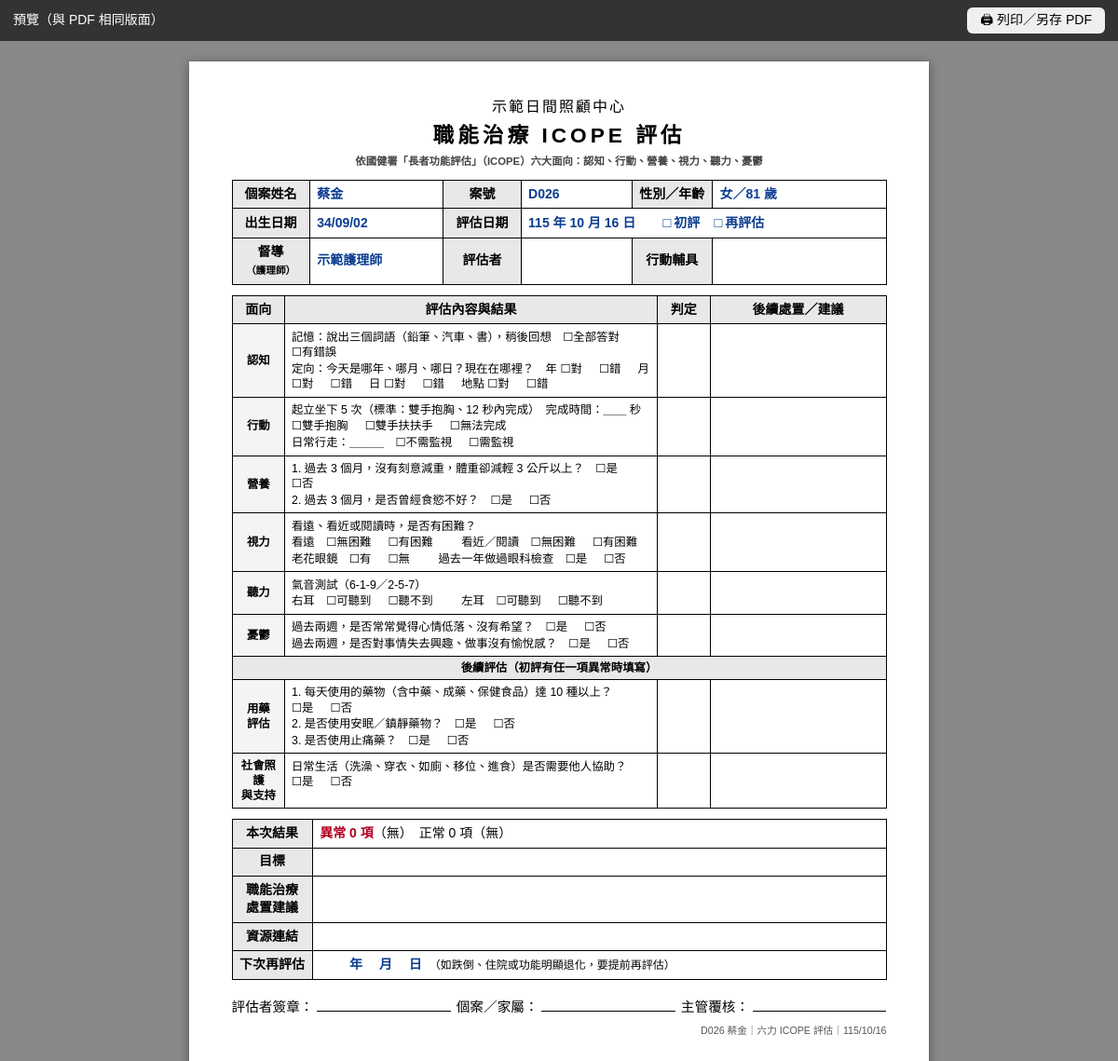
The page /print/a/38 (signed in) on the database as committed earlier.
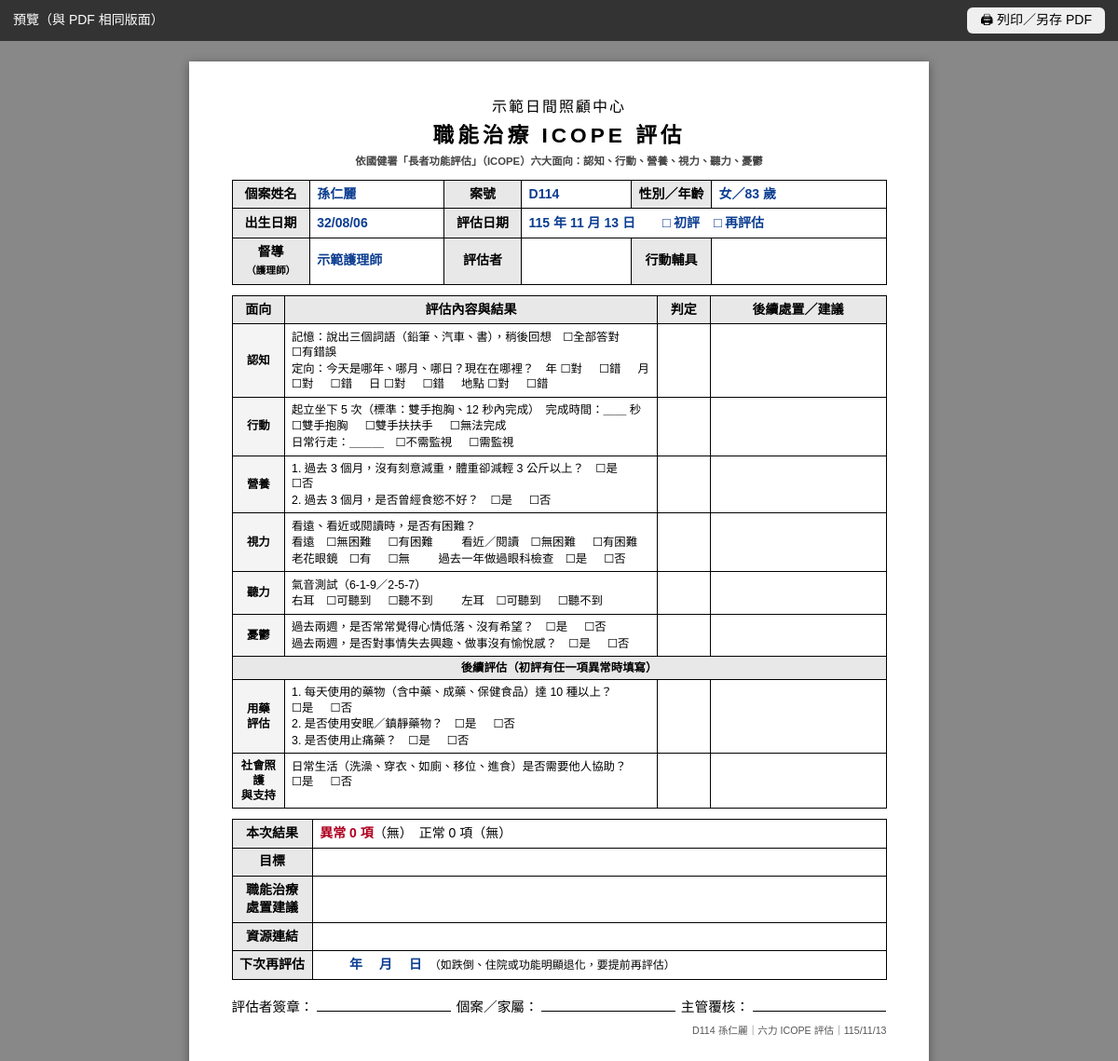
The same page on the database as committed later.
### tables this page shows
CREATE TABLE clients (id INTEGER PRIMARY KEY, case_no TEXT, name TEXT, gender TEXT, birth TEXT,
  services TEXT, supervisor TEXT, living TEXT, identity TEXT, phone TEXT, phone2 TEXT, address TEXT,
  diagnosis TEXT, status TEXT DEFAULT '在案', note TEXT, created TEXT, updated TEXT);

CREATE TABLE assessments (id INTEGER PRIMARY KEY, client_id INTEGER, type TEXT, date TEXT,
  assessor TEXT, kind TEXT, data TEXT, summary TEXT, note TEXT, next_due TEXT, keyed INTEGER DEFAULT 0,
  created TEXT, updated TEXT, source_id TEXT);

### app.py (the view)
@app.route("/print/a/<int:aid>")
@login_required
def print_assess(aid):
    a, c = _bundle(aid)
    return print_html("d61" if a["type"] == "D61" else "icope", a=a, c=c, aids=client_aids(c["id"]),
                      judge=S.icope_auto(a["data"]), screen=True)

### app.py (called while the page is built)
def db():
    if "db" not in g:
        g.db = sqlite3.connect(DB_PATH)
        g.db.row_factory = sqlite3.Row
        g.db.execute("PRAGMA foreign_keys=ON")
    return g.db

@app.teardown_appcontext
def _close(_):
    d = g.pop("db", None)
    if d is not None:
        d.close()

def setting(key):
    r = db().execute("SELECT value FROM settings WHERE key=?", (key,)).fetchone()
    return r["value"] if r else DEFAULT_SETTINGS.get(key, "")

def to_date(s):
    if not s:
        return None
    if isinstance(s, (date, datetime)):
        return s if isinstance(s, date) and not isinstance(s, datetime) else s.date()
    s = str(s).strip().replace(".", "/").replace("-", "/")
    parts = s.split("/")
    try:
        y, m, d = (int(p) for p in parts[:3])
    except ValueError:
        return None
    if y < 1000:
        y += 1911
    try:
        return date(y, m, d)
    except ValueError:
        return None

def roc(s, sep="/"):
    d = to_date(s)
    return f"{d.year - 1911}{sep}{d.month:02d}{sep}{d.day:02d}" if d else ""

def roc_long(s):
    d = to_date(s)
    return f"{d.year - 1911} 年 {d.month} 月 {d.day} 日" if d else "　　 年　 月　 日"

### templates/print_icope.html (shortened to what this page needs)
{% extends "print_base.html" %}
{% block body %}
{% set d = a.data %}
{% set rows = S.icope_rows(d) %}
<div class="page">
  <header><div class="org">{{ setting('center_name') }}</div><h1>職能治療 ICOPE 評估</h1>
    <div class="sub">依國健署「長者功能評估」（ICOPE）六大面向：認知、行動、營養、視力、聽力、憂鬱</div></header>
  <table class="info">
    <tr><th>個案姓名</th><td class="v">{{ c.name }}</td><th>案號</th><td class="v">{{ c.case_no }}</td><th>性別／年齡</th><td class="v">{{ c.gender }}／{{ c.age }} 歲</td></tr>
    <tr><th>出生日期</th><td class="v">{{ c.birth|roc }}</td><th>評估日期</th><td class="v" colspan="3">{{ a.date|roc_long }}　<span class="opts" style="display:inline-flex;margin:0 0 0 4mm">{% for o in ['初評','再評估'] %}<span class="{{ 'on' if (a.kind or '').startswith(o) }}">{{ o }}</span>{% endfor %}</span></td></tr>
    <tr><th>督導<br><span class="xs">（{{ setting('supervisor_title') }}）</span></th><td class="v">{{ setting('supervisor') }}</td><th>評估者</th><td class="v">{{ a.assessor }}</td><th>行動輔具</th><td class="v">{{ d.get('mob_aid','') }}</td></tr>
  </table>
  <table class="main mt" style="table-layout:fixed"><colgroup><col style="width:15mm"><col><col style="width:15mm"><col style="width:50mm"></colgroup>
    <thead><tr><th>面向</th><th>評估內容與結果</th><th>判定</th><th>後續處置／建議</th></tr></thead>
    <tbody>
    {% for k, lbl, lines, finding, acts in rows %}
      {% if k == 'med' %}<tr class="sep"><td colspan="4">後續評估（初評有任一項異常時填寫）</td></tr>{% endif %}
      <tr><td class="dom">{{ lbl|replace('社會照護與支持','社會照護<br>與支持')|replace('用藥評估','用藥<br>評估')|safe }}</td>
        <td>{% for ln in lines %}<div class="ln">{{ ln|boxes }}</div>{% endfor %}
          {% if finding %}<div class="ln v">說明：{{ finding }}</div>{% endif %}</td>
        {% set jj = judge.get(k,'') %}
        <td class="jd {{ 'bad' if jj in ('異常','需追蹤') }}">{{ jj }}</td>
        <td class="act">{% for x in acts %}<div>▸ {{ x }}</div>{% endfor %}</td></tr>
    {% endfor %}
    </tbody>
  </table>
  {% set ab = S.icope_abnormal(d) %}
  <table class="info mt">
    <tr><th>本次結果</th><td><span class="bad">異常 {{ ab|length }} 項</span>（{{ ab|join('、') or '無' }}）　{% set ok = S.icope_normal(d) %}正常 {{ ok|length }} 項（{{ ok|join('、') or '無' }}）</td></tr>
    <tr><th>目標</th><td class="v sm">{{ d.get('goal_text','')|e|replace('\n','<br>'|safe) }}</td></tr>
    <tr><th>職能治療<br>處置建議</th><td class="v sm" style="line-height:1.55">{{ d.get('plan_text','')|e|replace('\n','<br>'|safe) }}</td></tr>
    <tr><th>資源連結</th><td class="v sm">{{ d.get('resource_text','') }}</td></tr>
    <tr><th>下次再評估</th><td><span class="v">{{ a.next_due|roc_long }}</span>　<span class="sm">（如跌倒、住院或功能明顯退化，要提前再評估）</span></td></tr>
  </table>
  <div class="sign"><span>評估者簽章：</span><span>個案／家屬：</span><span>主管覆核：</span></div>
  <div class="foot">{{ c.case_no }} {{ c.name }}｜六力 ICOPE 評估｜{{ a.date|roc }}</div>
</div>
{% endblock %}

Rows that differ between the two databases and show on the page:
changed clients: name "蔡金" → "孫仁麗"; case_no "D026" → "D114"; birth|roc "34/09/02" → "32/08/06"
changed assessments: date|roc_long "115 年 10 月 16 日" → "115 年 11 月 13 日"; date|roc "115/10/16" → "115/11/13"
Other text that changed with them:
{{ c.age }}: "81" → "83"
